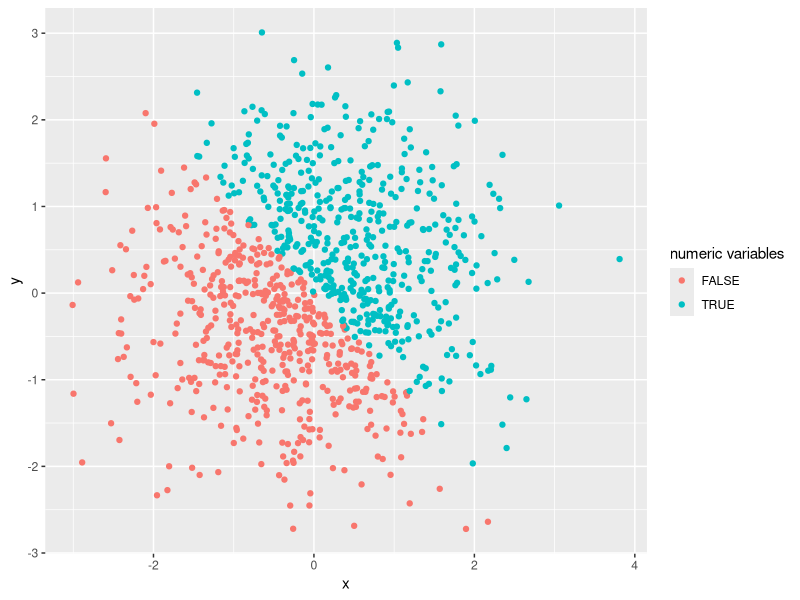
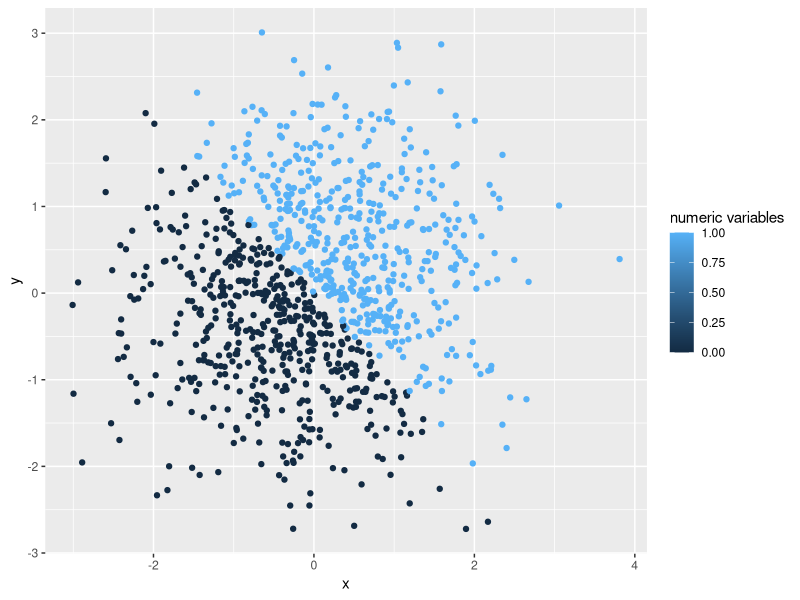
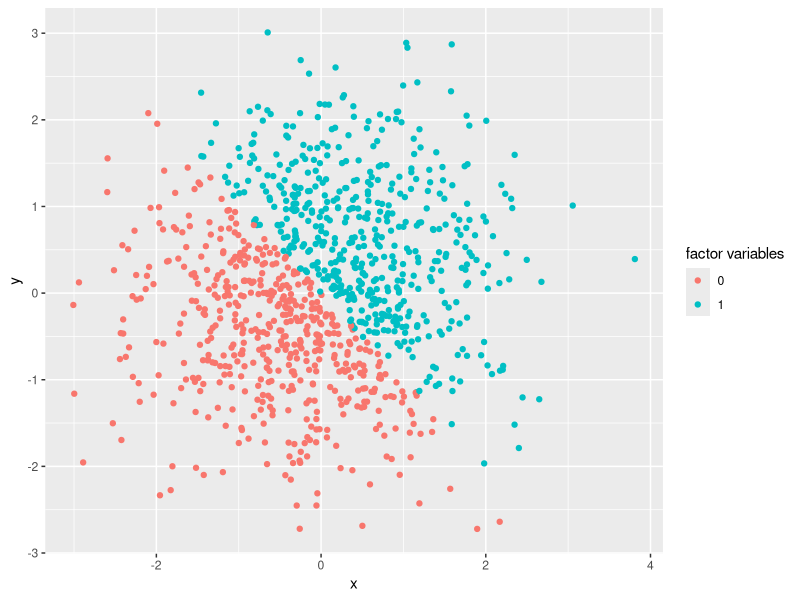
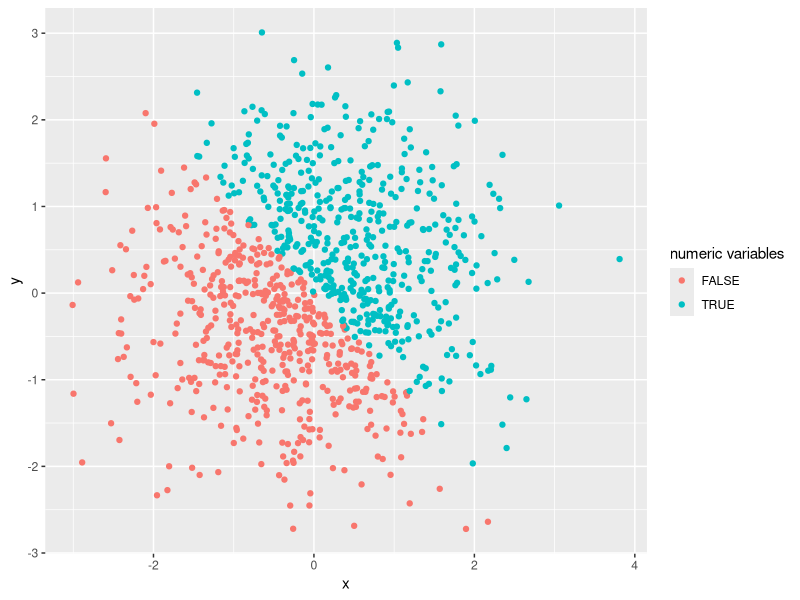

Reproduce these figures in R, in order.
## ---- chunk 1
library(tidyverse)
set.seed(1)
random_sample = runif(10,0,5)
logic_random_sample = random_sample > 2
char_vec = unlist(strsplit("mynameisYL",""))
fac_char_vec = factor(char_vec)

first_data = tibble(random_sample,logic_random_sample,char_vec,fac_char_vec)
sapply(first_data,mean)
## ---- chunk 2
set.seed(1)
x = rnorm(1000)

set.seed(2)
y = rnorm(1000)

logi_xy = (x + y > 0)
num_logi_xy = as.numeric(logi_xy)
fac_num_logi = as.factor(num_logi_xy)

second_data = tibble(x, y , logi_xy , num_logi_xy , fac_num_logi)
## ---- chunk 3
library(ggplot2)
ggplot(second_data, aes(x = x, y = y, color = logi_xy)) + geom_point() + labs(color = "numeric variables")  
ggsave("x-y scatter plot with logi color.png")

ggplot(second_data, aes(x = x, y = y, color = num_logi_xy)) + geom_point() + labs(color = "numeric variables")  
ggplot(second_data, aes(x = x, y = y, color = fac_num_logi)) + geom_point() + labs(color = "factor variables") 
